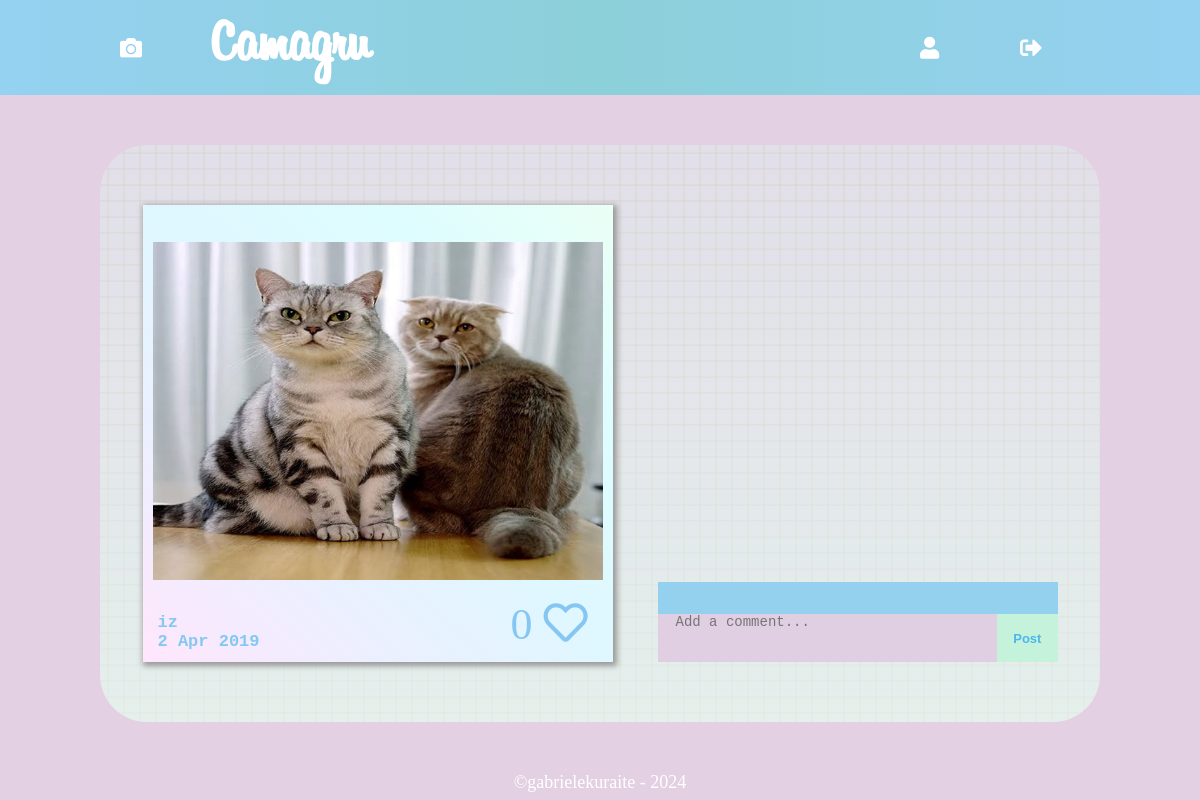
Screenshot of /user/addLikeCom.php?id=291 (signed in) with the database file from the repository.
### tables this page shows
CREATE TABLE `pictures` (
  `id_img` int(11) NOT NULL AUTO_INCREMENT,
  `id_user` int(11) NOT NULL,
  `img` varchar(255) NOT NULL,
  `date` datetime NOT NULL DEFAULT CURRENT_TIMESTAMP,
  `likes` int(11) NOT NULL DEFAULT '0',
  PRIMARY KEY (`id_img`),
  FOREIGN KEY (`id_user`) REFERENCES `users`(`id`) ON DELETE CASCADE
);

CREATE TABLE `users` (
  `id` int(11) NOT NULL AUTO_INCREMENT,
  `username` varchar(255) NOT NULL,
  `email` varchar(255) NOT NULL,
  `password` varchar(500) NOT NULL,
  `activation_code` varchar(500) NOT NULL,
  `user_status` varchar(50) NOT NULL DEFAULT 'not verified',
  `token` varchar(255) NOT NULL,
  `notif` int(11) NOT NULL,
  `account_locked` TINYINT(1) NOT NULL DEFAULT 0,
  `account_locked_until` DATETIME DEFAULT NULL,
  PRIMARY KEY (`id`)
);

### user/addLikeCom.php (the view, shortened to what this page needs)
<?php
require("../config/database.php");
function fetchPhoto($pdo, $id_photo) {
    $query = $pdo->prepare("SELECT pictures.id_img, pictures.img, pictures.date, users.username
                            FROM pictures
                            INNER JOIN users ON pictures.id_user = users.id
                            WHERE pictures.id_img = ?");
    $query->execute([$id_photo]);
    return $query->fetchAll(PDO::FETCH_ASSOC);
}
function countLikes($pdo, $id_img) {
    $query = $pdo->prepare("SELECT count(id_img) AS likes FROM likes WHERE id_img = :id_img");
    $query->bindParam(':id_img', $id_img);
    $query->execute();
    return $query->fetch(PDO::FETCH_ASSOC);
}
function fetchUserLikeStatus($pdo, $id_img, $id_user) {
    $query = $pdo->prepare("SELECT id_like FROM likes WHERE id_img = :id_img AND id_user = :id_user");
    $query->bindParam(':id_img', $id_img);
    $query->bindParam(':id_user', $id_user);
    $query->execute();
    return $query->fetchColumn();
}
$id_photo = $_GET['id'] ?? null;
$likes = countLikes($pdo, $id_photo);
if ($id_photo) {
    $photo = fetchPhoto($pdo, $id_photo);
} else {
    header("Location: ../index.php");
    exit;
}
?>
<div class="background galleryB">
    <div id="likeComPhoto">
        <div id="imgLikeCom">
            <img src="../<?= htmlspecialchars($photo[0]['img'], ENT_QUOTES, 'UTF-8') ?>">
            <p id="img_info"><?= htmlspecialchars($photo[0]['username'], ENT_QUOTES, 'UTF-8') ?> </br> <?= date('j M Y', strtotime($photo[0]['date'])); ?></p>
            <?php
                $likeStatus = fetchUserLikeStatus($pdo, $_GET['id'], $_SESSION['id']);
                if ($likeStatus) {
                    echo '<a href="?' . htmlspecialchars($_SERVER['QUERY_STRING'], ENT_QUOTES, 'UTF-8') . '&dislike=' . $photo[0]['id_img'] . '" class="likeIcon">' . $likes['likes'] . '  <i class="fas fa-heart" ></i></a>';
                } else {
                    echo '<a href="?' . htmlspecialchars($_SERVER['QUERY_STRING'], ENT_QUOTES, 'UTF-8') . '&like=' . $photo[0]['id_img'] . '" class="likeIcon">' . $likes['likes'] . '  <i class="far fa-heart" ></i></a>';
                }
            ?>
        </div>
        <div id="box">
            <div class="commentForm">
                <div class="comments-container">
                </div>
                <form action="" class="comment_form" method="post" id="commentForm">
                    <textarea class="textbox" rows="3" maxlength="250" name="comment" placeholder="Add a comment..." required></textarea>
                    <input type="submit" id="sendBtt" value="Post">
                </form>
            </div>
        </div>
    </div>
</div>
<?php require("../template.php"); ?>

### public/css/main.css (style rules this page uses)
html, body { height: 100vh; margin: 0; padding: 0; }
body { background: #e3d0e2; background-repeat: no-repeat; background-attachment: fixed; }
p { text-align: center; font-size: 18px; color: white; }
a { text-decoration: none; color:white; }
input[type="submit"] { cursor: pointer; }
.background { background-image: linear-gradient(to bottom, #dff5f4, #e1edf2, #e5fcf0); border-radius: 47px; }
.galleryB { background-image: linear-gradient(to bottom, rgba(223,245,244,0.4), rgba(229,252,240,0.7)), url(../icons/quadrillage.png); }
input::placeholder { color: #94d0ef; font-size: 20px; padding: 10px; }
#likeComPhoto { display: flex; flex-wrap: wrap; justify-content: space-around; padding: 6% 2%; align-items: flex-end; flex-direction: row; align-content: stretch; }
#likeComPhoto #imgLikeCom { text-align: center; background-image: linear-gradient( to left bottom, #eafff5, #defdff, #dff7ff, #ecefff, #ffe6fc); height: 448px; width: 470px; padding-top: 9px; -moz-box-shadow: 1.5px 1.75px 5.75px 2px #989898; -webkit-box-shadow: 1.5px 1.75px 5.75px 2px #989898; box-shadow: 1.5px 1.75px 5.75px 2px #989898; position: relative; }
#imgLikeCom img { width: 450px; height: 450px; object-fit: contain; margin-top: -28px; }
#img_info { text-align: left; color: #4bb7ecab; font-size: 17px; font-weight: bold; margin: -27px 0px 0px 15px; font-family: monospace; }
.likeIcon { font-size: 44px; color: #86c6f2; margin-top: -52px; margin-left: 133px; position: absolute; }
#box { max-width:400px; width: 100%; margin-top: 3%; }
.commentForm { width: 100%; background: #94d1ef; }
.commentForm .comments-container { max-height: 376px; overflow-y: auto; padding: 10px; }
.comment_form { display: flex; outline: none; margin-top: 3%; }
.textbox { outline: none; overflow: hidden; resize: none; font-size: 14px; flex-grow: 100; border: none; background-color: #e3d0e2f5; text-overflow: ellipsis; padding: 0px 18px; }
#sendBtt { flex-grow: 15; border: none; background-color: #c4f2da; font-size: 13px; font-weight: bold; color: #4bb7ec; margin: 0; }

### rows the page displays
pictures: img (picture), id_user.username "iz", date "2 Apr 2019"

### other values shown
$likes['likes'] "0"
